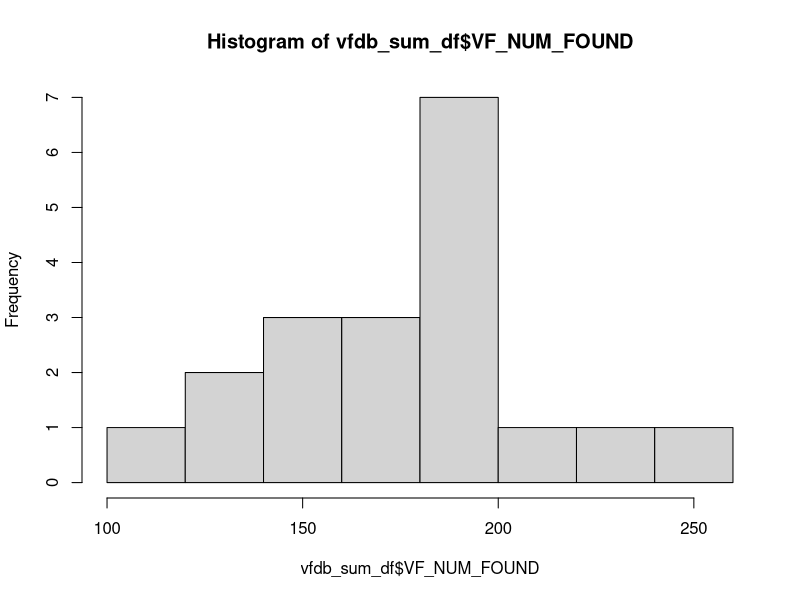

Generate this figure with R:
## ---- chunk 1

library(readr)
library(dplyr)
library(stringr)

## ---- chunk 2


sum_tsv = read_tsv( "./abricate_vfdb_summary.tsv" )


vfdb_sum_df = sum_tsv %>% 
  rename( file_name = '#FILE' ,
          VF_NUM_FOUND = "NUM_FOUND"
          )

hist( vfdb_sum_df$VF_NUM_FOUND )


# (artificial) example data in data frame
# file_name      VF_NUM_FOUND    AAA24094        APECO1_1753     papA   papG    ycfz          ygeG      ygbdb           yggr
# vf.14.txt       249            .               .               99.05  80.00   99.87;100.00  ,         100.00;100.00   91.85

# the cell values are sometime weird, maybe it is a range.  eg: 99.87;100.00
#++ these aren't handled correctly by this code yet (it doesn't parse correctly and get converted to NA or some such)  ++FIXME++

# example of parsing the regex in stringr 
# chunk1 matches vf
# chunk2 matches 14 
# key becomes vf_14

vfdb_sum_df = vfdb_sum_df %>%
  #                                 str_match array index      2            3                   VVVV
  mutate( fasta_basename_chunk1   = str_match( file_name,     "([:alnum:]+).([:alnum:]+).txt"  )[,2] ) %>%
  mutate( fasta_basename_chunk2   = str_match( file_name,     "([:alnum:]+).([:alnum:]+).txt"  )[,3] ) %>%
  mutate( key = str_c( fasta_basename_chunk1, "_", fasta_basename_chunk2 ) )


## ---- chunk 3

# definition for ExPEC
# when it has >= 2 markers present: 
# papA and/or papC
# afa/dra
# sfa/foc
# iutA
# kpsMT II
#++ need to check how abricate display such gene names


# exploring data
cln = colnames( vfdb_sum_df )
cln.df = data.frame( cln )

# see if any of the ExPEC gene were found by Abricate:
expect_gene_RE = "papA|papC|afa|dra|sfa|foc|iut|kps"
expect_gene_cln = cln.df %>% filter( grepl( expect_gene_RE, cln) ) 


typeof( vfdb_sum_df$papA )
range( vfdb_sum_df$papA )
typeof( vfdb_sum_df$ygeH )
range( vfdb_sum_df$ygeH )


## ---- chunk 4

# gene match at 80%+ is considered a match
vfdb_sum_df = vfdb_sum_df %>% mutate( 
  expec_papA    = if_else( as.numeric(  papA  )    >= 80, 1, 0 ),
  expec_papC    = if_else( as.numeric(  papC  )    >= 80, 1, 0 ),
  expec_papA_C  = if_else( expec_papA + expec_papC >=  1, 1, 0 )   # papA and/or papC :-| 
)

vfdb_sum_df = vfdb_sum_df %>% mutate( 
  expec_ygeH    = if_else( as.numeric(  ygeH  ) > 80, 1, 0 ),
  expec_yggr    = if_else( as.numeric(  yggr  ) > 80, 1, 0 ),   
  expec_vgrG    = if_else( as.numeric(  vgrG  ) > 80, 1, 0 )
  )

# create a simpler data frame with the count result

expect_result_df = vfdb_sum_df %>%
  select( key, expec_papA, expec_papC, expec_papA_C, expec_ygeH, expec_yggr, expec_vgrG  )

# convert all "." to 0 (%)
expect_result_df = expect_result_df %>% 
  replace( is.na(.), 0 )   # replace na with 0 on all cells

expect_result_df = expect_result_df %>% 
  mutate( count_match = ( expec_papA_C + expec_ygeH + expec_vgrG + expec_yggr ) ) 

# apply ExPEC selection criteria and make determination
expect_result_df = expect_result_df %>% 
  mutate( Is_ExPEC = if_else( count_match >= 2, "Yes", "No" ) )


